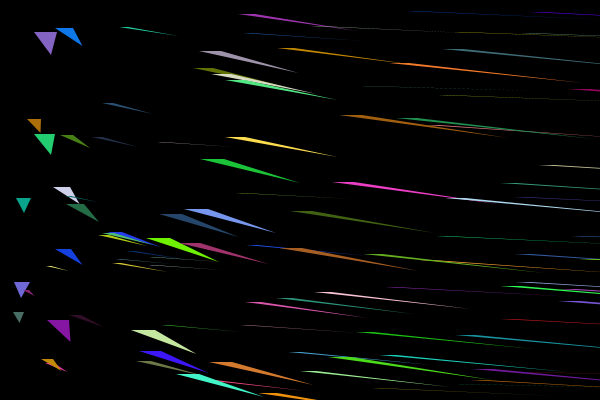
Frame 1 (no input)
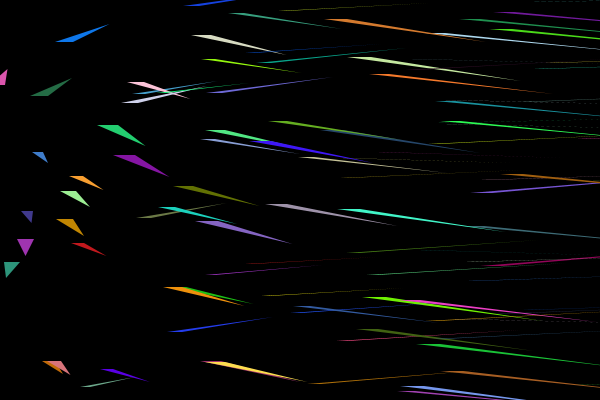
Frame 60 (the mouse pressed at the canvas centre just before this capture)
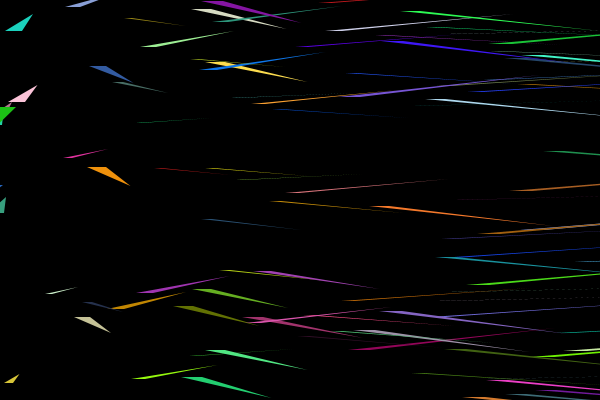
Frame 120 (the mouse held since frame 60 and released just before this capture)

The Processing sketch that drew these frames (run headless with seeded random() and noise(); from frame 60 on, the mouse is pressed at the canvas centre):

// Processing sketch: processing_140357
// ── processing_140357.pde

//copyright Yoon-ji Kim 2014
//51-257 A
//HW 8
//refer to ICE12, Demo 3 under cc11, inspiration, cc14 class 2

final int MAX_FIGS = 100;

float [] xVals;
float [] yVals;
float [] dimVals;
float [] deltaDimVals;
color [] colorVals;

void setup()
{
  size(600, 400);
  noStroke();
  frameRate(23);
  rectMode(CENTER);
  smooth();
  
  xVals = new float[ MAX_FIGS ];
  initFloatArray(xVals, 5, width);
  
  yVals = new float[ MAX_FIGS ];
  initFloatArray(yVals, 5, height);
  
  dimVals = new float[ MAX_FIGS ];
  initFloatArray(dimVals, 5, 25);
  
  deltaDimVals = new float[ MAX_FIGS ];
  initFloatArray(deltaDimVals, 1, 15);
  
  colorVals = new color[ MAX_FIGS ];
  initColorArray(colorVals);
}

void initFloatArray(float[]anyFloatArray, int minVal, int maxVal)
{
  for(int i = 0; i < anyFloatArray.length; i++)
  {
    anyFloatArray[i] = int(random(minVal, maxVal));  
  }
}

void initColorArray(color[]anyColorArray)
{
  for(int i = 0; i < anyColorArray.length; i++)
  {
    anyColorArray[i] = color(random(255), random(255), random(255));
  }
}

void draw()
{
  background(0);
  drawFigs();
  moveFigs();
}

void moveFigs()
{
  for(int i = 0; i < dimVals.length; i++)
  {
    xVals[i] += dimVals[i];
    if(xVals[i] + dimVals[i] > width || xVals[i] < 0)
    {
      dimVals[i] = -dimVals[i];
    }
    
    yVals[i] += deltaDimVals[i];
    if(yVals[i] + deltaDimVals[i] > height || yVals[i] < 0)
    {
      deltaDimVals[i] = -deltaDimVals[i];
    }
  }
}

void drawFigs()
{
  for(int i = 0; i < xVals.length; i++)
  {
   fill(colorVals[i]);
   triangle(xVals[i], yVals[i], xVals[i]+dimVals[i], yVals[i], 1.5*xVals[i], yVals[i]+dimVals[i]);
  }
}

void keyPressed()
{
  if(key == ' ')
  {
    setup();
  }
  else
  {
    exit();
  }
}
